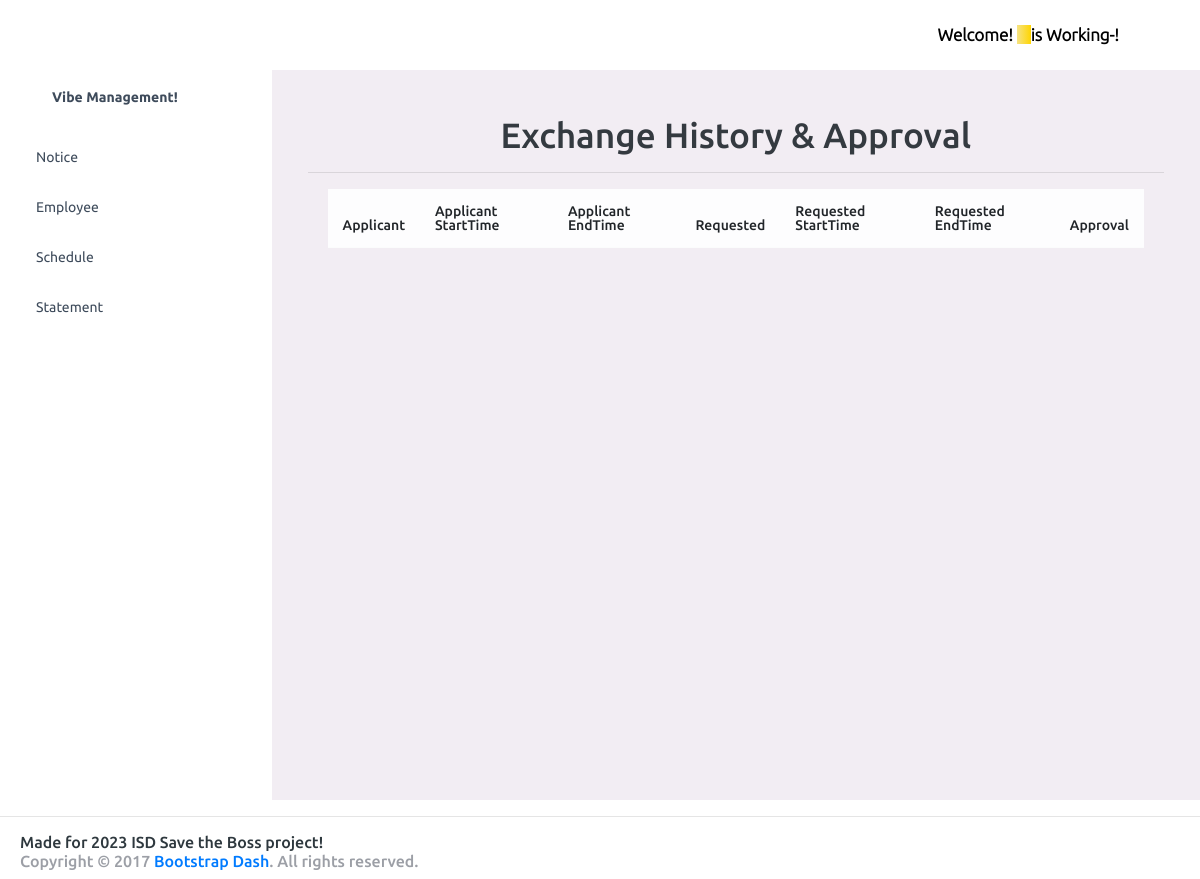
Page /mgmt/schedule_exchange_confirm on the earlier database version.
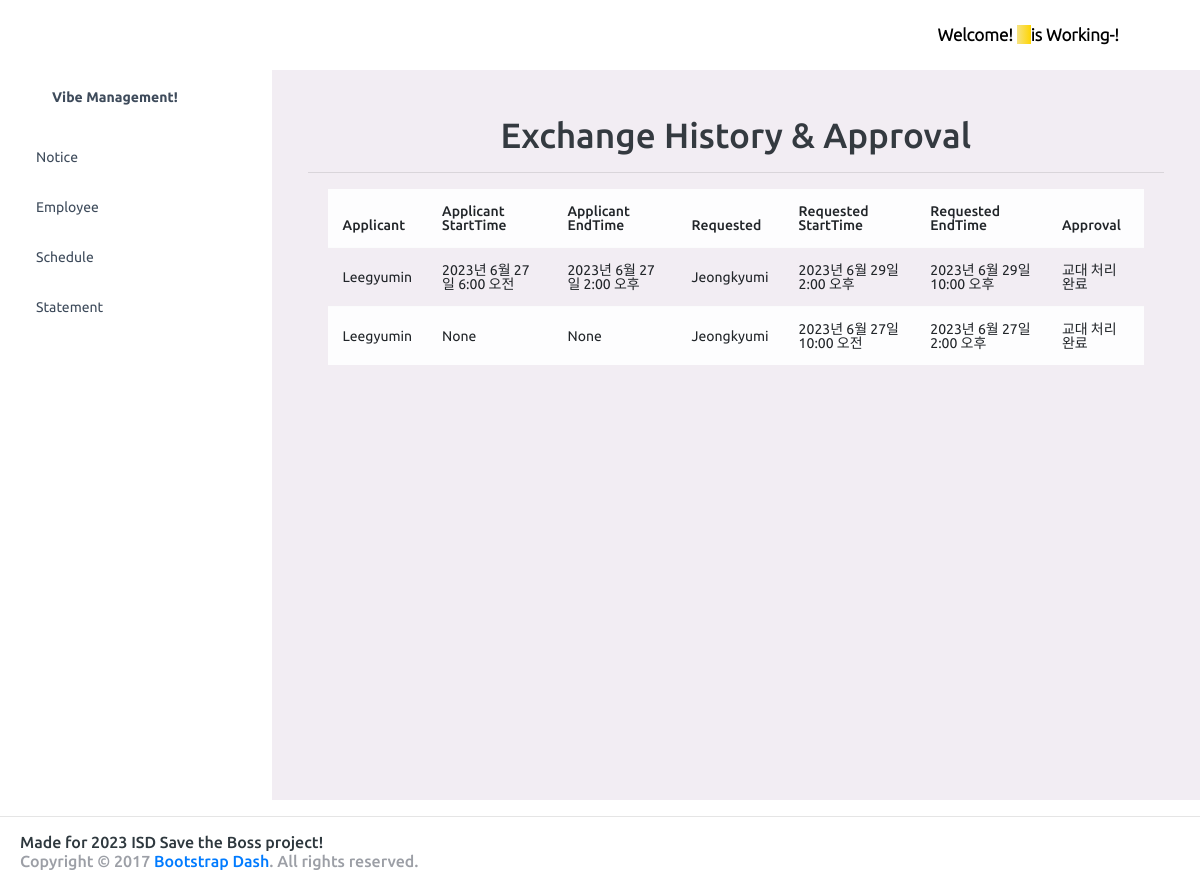
Same page on the later database version.
### management/models.py (models this page shows, shortened)
class Schedule_exchange(models.Model):
    employee1 = models.ForeignKey(Employee, related_name="exchange_employee1", on_delete=models.CASCADE, db_column="emp_id1")
    employee2 = models.ForeignKey(Employee, related_name="exchange_employee2", on_delete=models.CASCADE, db_column="emp_id2")
    start1 = models.DateTimeField(null=True)
    start2 = models.DateTimeField()
    end1 = models.DateTimeField(null=True)
    end2 = models.DateTimeField()
    approval = models.BooleanField(default=False)

class Employee(models.Model):
    emp_id = models.AutoField(primary_key=True)
    emp_name = models.CharField(max_length=20)
    emp_birth = models.DateField()
    emp_gender = models.CharField(max_length=1)
    emp_address = models.CharField(max_length=45)
    emp_phone = models.CharField(max_length=45)
    emp_account = models.CharField(max_length=45)
    emp_email = models.EmailField()  # email
    emp_plus = models.IntegerField(default=0)

### management/views.py (the view)
# urls.py: path('schedule_exchange_confirm', views.schedule_exchange_confirm, name='schedule_exchange_boss'),
def schedule_exchange_confirm(request):
    exchanges = Schedule_exchange.objects.filter(approval=True)
    return render(request, 'management/schedule_exchange_boss.html', {'exchanges': exchanges})

### templates/management/schedule_exchange_boss.html
{% extends "index/base.html" %}
{% block content %}
<body>
<h1><center>Exchange History & Approval </center></h1><hr>
<div class="container">
<table class="table table-striped table-light">
        <thead>
          <tr>
             <th>Applicant</th>
             <th>Applicant StartTime</th>
             <th>Applicant EndTime</th>
             <th>Requested</th>
             <th>Requested StartTime</th>
             <th>Requested EndTime</th>
             <th>Approval</th>
          </tr>
        </thead>
          <tr>
          {% for e in exchanges %}
            <td> {{ e.employee1.emp_name }} </td>
            <td> {{ e.start1 }}</td>
            <td> {{ e.end1 }}</td>
            <td> {{ e.employee2.emp_name }} </td>
            <td> {{ e.start2 }}</td>
            <td> {{ e.end2 }}</td>
            <td> {% if e.approval %}
                    교대 처리 완료
                {% else %}
                    {{ e.approval }}
                {% endif %} </td>
              </tr>
          {%endfor%}
        </table>
</div>
<link rel="stylesheet" href="/static/css/style.css">
</body>
{% endblock %}

Differences in the rows shown:
added Schedule_exchange: employee1.emp_name "Leegyumin", start1 "2023년 6월 27일 6:00 오전", end1 "2023년 6월 27일 2:00 오후", employee2.emp_name "Jeongkyumi", start2 "2023년 6월 29일 2:00 오후", end2 "2023년 6월 29일 10:00 오후", approval "교대 처리 완료"
added Schedule_exchange: employee1.emp_name "Leegyumin", start1 "None", end1 "None", employee2.emp_name "Jeongkyumi", start2 "2023년 6월 27일 10:00 오전", end2 "2023년 6월 27일 2:00 오후", approval "교대 처리 완료"
